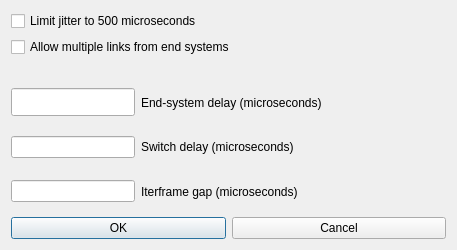
<?xml version="1.0" encoding="UTF-8"?>
<ui version="4.0">
 <class>OptionsDialog</class>
 <widget class="QDialog" name="OptionsDialog">
  <property name="geometry">
   <rect>
    <x>0</x>
    <y>0</y>
    <width>457</width>
    <height>250</height>
   </rect>
  </property>
  <property name="windowTitle">
   <string>Dialog</string>
  </property>
  <layout class="QGridLayout" name="gridLayout">
   <item row="0" column="0">
    <layout class="QVBoxLayout" name="verticalLayout">
     <property name="sizeConstraint">
      <enum>QLayout::SetNoConstraint</enum>
     </property>
     <item>
      <widget class="QCheckBox" name="limitJitter">
       <property name="text">
        <string>Limit jitter to 500 microseconds</string>
       </property>
      </widget>
     </item>
     <item>
      <widget class="QCheckBox" name="allowMultipleLinks">
       <property name="text">
        <string>Allow multiple links from end systems</string>
       </property>
      </widget>
     </item>
     <item>
      <spacer name="horizontalSpacer">
       <property name="orientation">
        <enum>Qt::Horizontal</enum>
       </property>
       <property name="sizeHint" stdset="0">
        <size>
         <width>40</width>
         <height>20</height>
        </size>
       </property>
      </spacer>
     </item>
     <item>
      <layout class="QHBoxLayout" name="horizontalLayout_2">
       <item>
        <widget class="QLineEdit" name="esDelayEdit">
         <property name="minimumSize">
          <size>
           <width>124</width>
           <height>0</height>
          </size>
         </property>
         <property name="maximumSize">
          <size>
           <width>124</width>
           <height>28</height>
          </size>
         </property>
        </widget>
       </item>
       <item>
        <widget class="QLabel" name="label">
         <property name="sizePolicy">
          <sizepolicy hsizetype="Preferred" vsizetype="Preferred">
           <horstretch>5</horstretch>
           <verstretch>0</verstretch>
          </sizepolicy>
         </property>
         <property name="text">
          <string>End-system delay (microseconds)</string>
         </property>
        </widget>
       </item>
      </layout>
     </item>
     <item>
      <layout class="QHBoxLayout" name="horizontalLayout_3">
       <item>
        <widget class="QLineEdit" name="switchDelayEdit">
         <property name="minimumSize">
          <size>
           <width>124</width>
           <height>0</height>
          </size>
         </property>
         <property name="maximumSize">
          <size>
           <width>124</width>
           <height>16777215</height>
          </size>
         </property>
        </widget>
       </item>
       <item>
        <widget class="QLabel" name="label_2">
         <property name="text">
          <string>Switch delay (microseconds)</string>
         </property>
        </widget>
       </item>
      </layout>
     </item>
     <item>
      <layout class="QHBoxLayout" name="horizontalLayout_4">
       <item>
        <widget class="QLineEdit" name="ifgEdit">
         <property name="minimumSize">
          <size>
           <width>124</width>
           <height>0</height>
          </size>
         </property>
         <property name="maximumSize">
          <size>
           <width>124</width>
           <height>16777215</height>
          </size>
         </property>
        </widget>
       </item>
       <item>
        <widget class="QLabel" name="label_3">
         <property name="text">
          <string>Iterframe gap (microseconds)</string>
         </property>
        </widget>
       </item>
      </layout>
     </item>
     <item>
      <layout class="QHBoxLayout" name="horizontalLayout">
       <item>
        <widget class="QPushButton" name="OK">
         <property name="text">
          <string>OK</string>
         </property>
        </widget>
       </item>
       <item>
        <widget class="QPushButton" name="Cancel">
         <property name="text">
          <string>Cancel</string>
         </property>
        </widget>
       </item>
      </layout>
     </item>
    </layout>
   </item>
  </layout>
 </widget>
 <resources/>
 <connections>
  <connection>
   <sender>OK</sender>
   <signal>clicked()</signal>
   <receiver>OptionsDialog</receiver>
   <slot>accept()</slot>
   <hints>
    <hint type="sourcelabel">
     <x>72</x>
     <y>81</y>
    </hint>
    <hint type="destinationlabel">
     <x>70</x>
     <y>99</y>
    </hint>
   </hints>
  </connection>
  <connection>
   <sender>Cancel</sender>
   <signal>clicked()</signal>
   <receiver>OptionsDialog</receiver>
   <slot>reject()</slot>
   <hints>
    <hint type="sourcelabel">
     <x>325</x>
     <y>81</y>
    </hint>
    <hint type="destinationlabel">
     <x>195</x>
     <y>99</y>
    </hint>
   </hints>
  </connection>
 </connections>
</ui>
